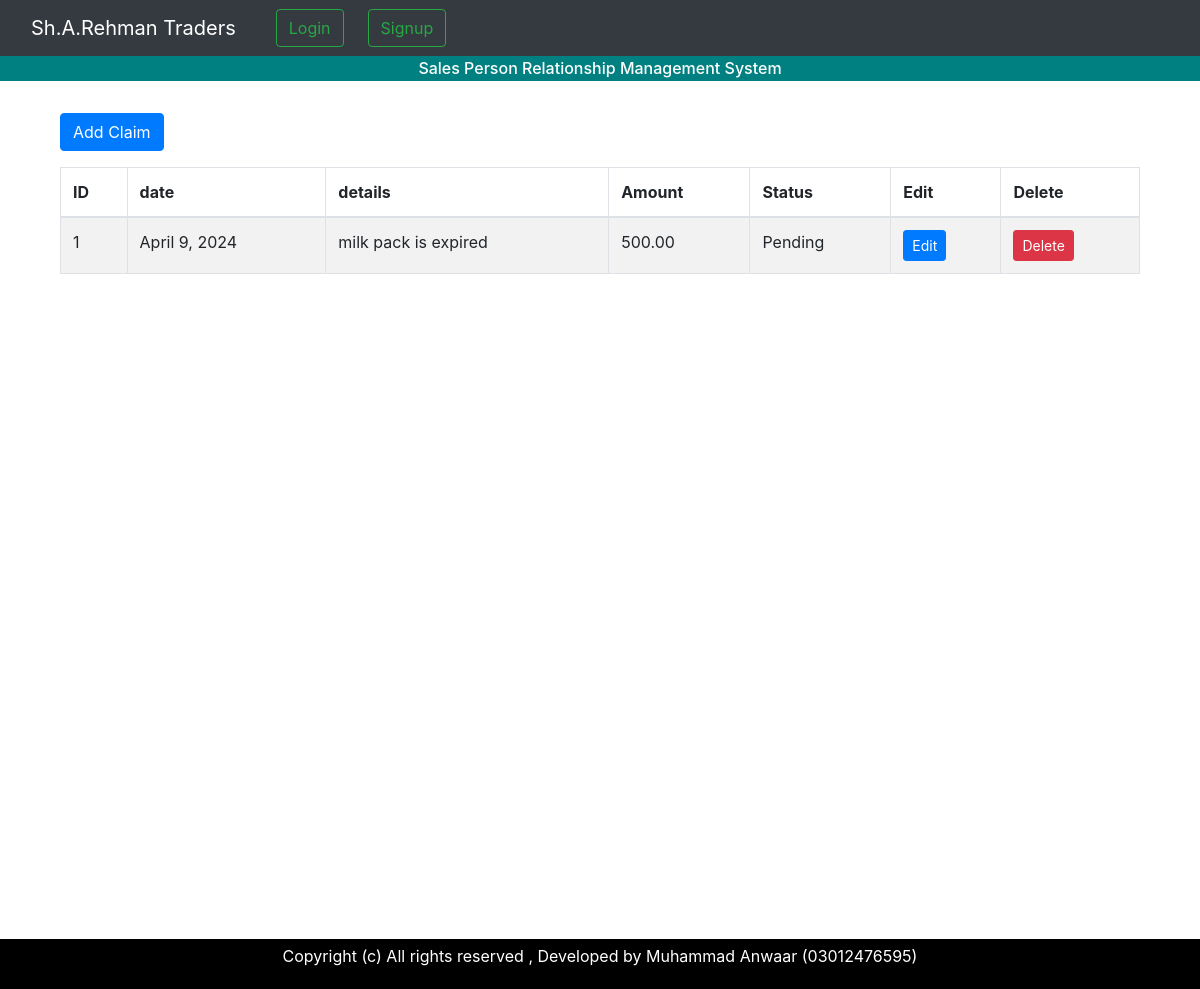
Page /myapp/claims/ on the committed database.
### myapp/models.py (models this page shows, shortened)
class Claim(models.Model):
    date = models.DateField()
    details = models.TextField()
    amount = models.DecimalField(max_digits=10, decimal_places=2)
    status_choices = [
        ('Pending', 'Pending'),
        ('Approved', 'Approved'),
        ('Rejected', 'Rejected')
    ]
    status = models.CharField(max_length=10, choices=status_choices, default='Pending')

### myapp/views.py (the view)
# urls.py: path('claims/', views.claims_list, name='claim_list'),
def claims_list(request):
    claims = Claim.objects.all().order_by('-id')
    return render(request, 'myapp/claim/claims_list.html', {'claims': claims})

### templates/myapp/claim/claims_list.html (shortened to what this page needs)
{% extends 'base.html' %}
{% block content %}
<div class="container mt-4">
    <a href="{% url 'add_claim' %}" class="btn btn-primary mb-3">Add Claim</a>
    <table id="routingTable" class="table table-bordered table-striped">
        <thead>
            <tr>
                <th>ID</th>
                <th>date</th>
                <th>details</th>
                <th>Amount</th>
                <th>Status</th>
                <th>Edit</th>
                <th>Delete</th>
            </tr>
        </thead>
        <tbody>
            {% for claim in claims  %}
            <tr>
                <td>{{claim.id}}</td>
                <td>{{claim.date}}</td>
                <td>{{claim.details}}</td>
                <td>{{claim.amount}}</td>
                <td>{{claim.status}}</td>
                <td><a href="{% url 'edit_claim' claim.id %}" class="btn btn-sm btn-primary">Edit</a></td>
                <td><a href="{% url 'delete_claim' claim.id %}" class="btn btn-sm btn-danger">Delete</a></td>
            </tr>
            {% endfor %}
        </tbody>
    </table>
</div>
{% endblock %}

### rows in the picture
Claim: id "1", date "April 9, 2024", details "milk pack is expired", amount "500.00", status "Pending"
